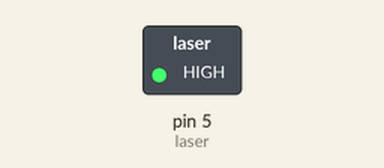
This sketch was run on a simulated Arduino Uno, built with avr-gcc and run on an emulated ATmega328P. On the bench: switched loads named in the sketch (green lamp = pin HIGH).

Above: at 1.0 s.
At 6.7 s:
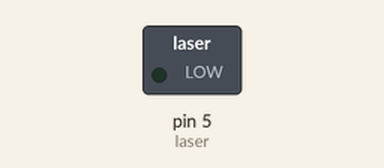
Timing chart, 0 to 9.1 s (numbered marks = the images above):
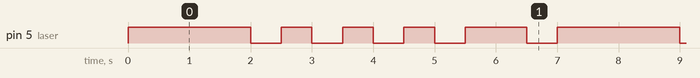

Measured:
- by itself, pin 5 (laser): repeats every 7.0 s: 3 × (LOW 0.50 s, HIGH 0.50 s), LOW 0.50 s, HIGH 1.0 s, LOW 0.50 s, HIGH 2.0 s
- by itself, everything shown: repeats every 7.0 s, in 10 steps

The sketch:

laser_transmitter.ino
```cpp
int laser = 5;
int num = 342;
int x[10];
int* binary_con(int n);

void setup() {
  Serial.begin(9600);
 pinMode(laser, OUTPUT);
 //Serial.print("Podaj liczbe:");
}

void loop() {

//while(Serial.available()==0){}
   //num = Serial.parseInt();
binary_con(num);
/*
for(int i = 0; i < 10; i++){
  Serial.print(x[i]);
  }
*/
  //inicjalizacja połaczenia
  digitalWrite(laser, HIGH);
  delay(2000);
  digitalWrite(laser, LOW);
//przekaz danych
 for(int i = 0; i < 10; i++){
  if(x[i] == 1){
    digitalWrite(laser, HIGH);
    delay(500);
    }
    else{digitalWrite(laser, LOW); delay(500);}
  }
}
int* binary_con(int n){
  int bin[10];
  for(int i = 0; i < 10; i++){
    bin[i] = n%2;
    n = n/2;
    }
  for(int i = 0; i < 10; i++){
    x[i] = bin[9-i];
    }
    return x;
  }
```
